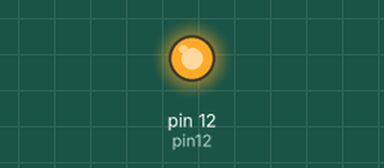
Simulated run of this sketch. Board: Arduino Uno, built with avr-gcc and run on an emulated ATmega328P. Shown: output pins drawn as LEDs (lit = HIGH).

Above: at 0.1 s.
Timing chart, 0 to 1.6 s (numbered marks = the images above):
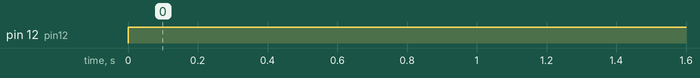

The sketch:

ULN2003A.ino
```cpp
//  const int pin6 = 6;
//  const int pin7 = 7;
const int pin12 = 12;

void setup() {
  pinMode(pin12, OUTPUT);
//  pinMode(pin6, INPUT);
//  pinMode(pin7, INPUT);
}

void loop() {
      digitalWrite(pin12, HIGH);


}
```

Measured:
- by itself, pin 12 (pin12): LOW → HIGH at 0.00 s
